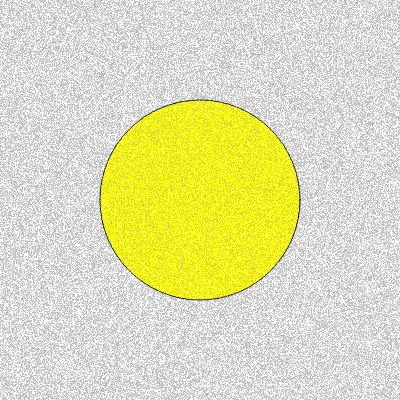
Frame 1 (no input)
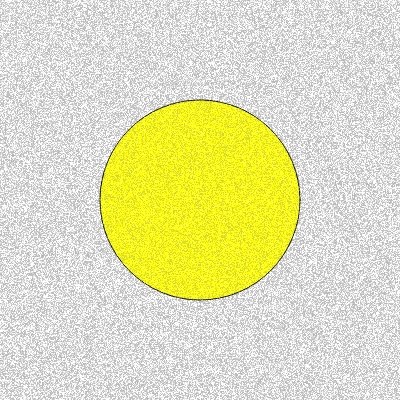
Frame 60 (no input)
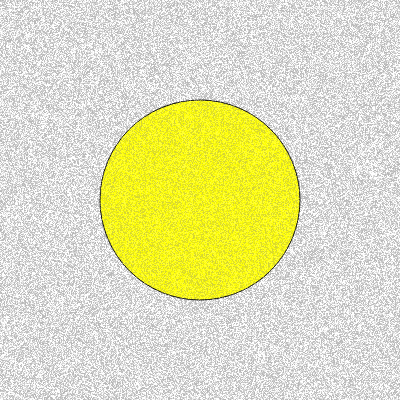
Frame 120 (the mouse pressed at the canvas centre since frame 60)

The p5.js sketch that drew these frames (run headless with seeded random() and noise() and a simulated clock; from frame 60 on, the mouse is pressed at the canvas centre):

// p5.js sketch
// ── sketch.js
function setup() {
  createCanvas(400, 400);
}

function draw() {
  background(220);
  
  fill('yellow');
  circle(200,200,200);
  addGrain();
}

function addGrain() {
  loadPixels();
  const grainAmount = 64;
  for (let i = 0; i < pixels.length; i += 4) {
    const n = random(-grainAmount, grainAmount);
    pixels[i] += n;     // R
    pixels[i + 1] += n; // G
    pixels[i + 2] += n; // B
    pixels[i + 3] += n; // Alpha
  }
  updatePixels();
}
